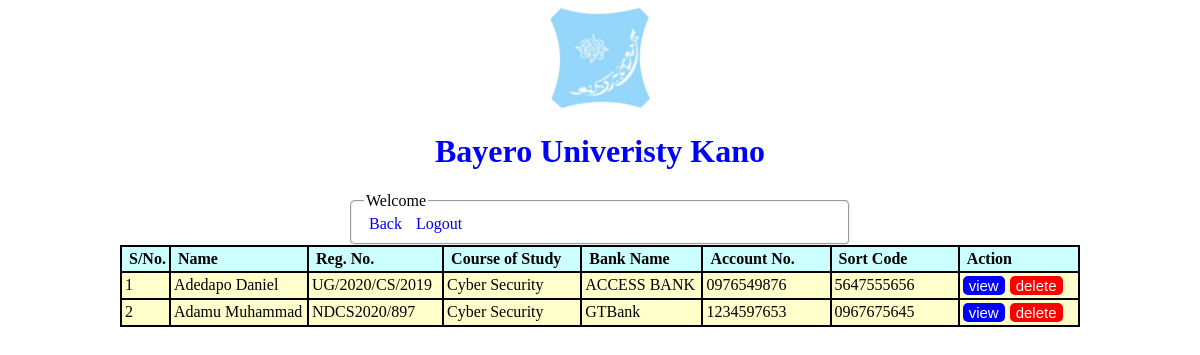
Page /payment_form.php on the committed database.
### tables this page shows
CREATE TABLE `profile` (
  `id` int(6) NOT NULL,
  `title` varchar(5) NOT NULL,
  `fname` varchar(100) NOT NULL,
  `surname` varchar(100) NOT NULL,
  `reg_no` varchar(100) NOT NULL,
  `email` varchar(100) NOT NULL,
  `mobile` varchar(11) NOT NULL,
  `gender` varchar(6) NOT NULL,
  `dept` varchar(100) NOT NULL,
  `level` varchar(10) NOT NULL,
  `duration` varchar(100) NOT NULL,
  `start` date NOT NULL,
  `end` date NOT NULL,
  `password` varchar(20) NOT NULL,
  `letter` varchar(255) NOT NULL,
  `letter_status` varchar(10) NOT NULL,
  `status` varchar(10) NOT NULL
);

CREATE TABLE `bank` (
  `id` int(11) NOT NULL,
  `bank_name` text NOT NULL,
  `acc_no` text NOT NULL,
  `sort_code` text NOT NULL,
  `reg_no` varchar(100) NOT NULL,
  `status` text NOT NULL
);

### payment_form.php (the view, shortened to what this page needs)
<?php
        require('config.php');
?>
<!DOCTYPE html>
<html>
<head>
    <link rel="stylesheet" href="css/payment_form.css">
</head>
<body>
	<div container>
		<header>
		<img src="images/logo2.jpg" width="100" height="100">
		<h1>Bayero Univeristy Kano</h1>
	</header>
	<div>
		<fieldset>
			<legend>Welcome <?php echo $_SESSION['username'] ?></legend>
			<a href="adminpage.php">Back</a> <a href="admin_out.php">Logout</a>
		</fieldset>
			<table class="table1" width="960" align="center" cellpadding="3" cellspacing="0" border="1" bordercolor="#000000">
			<tr valign="top" align="left" bgcolor="#ccffff">
				<th width="30">&nbsp;S/No.</th>
				<th width="139">&nbsp;Name</th>
				<th width="139">&nbsp;Reg. No.</th>
				<th width="180">&nbsp;Course of Study</th>
				<th width="150">&nbsp;Bank Name</th>
				<th width="150">&nbsp;Account No.</th>
				<th width="150">&nbsp;Sort Code</th>
				<th width="150">&nbsp;Action</th>
			</tr>
<?php
    $sql = mysqli_query($conn, "select * from profile p, bank b where p.letter_status = 1 and p.status = 1 and p.reg_no = b.reg_no and b.status = 1");
    $i = 1;
    while($x = mysqli_fetch_assoc($sql)){
        ?>
        <tr align="left" valign="top" bgcolor="#FFFFCC">
				<td><?php echo $i++ ?></td>
				<td><?php echo $x['fname'] ?>&nbsp;<?php echo $x['surname'] ?></td>
				<td><?php echo $x['reg_no'] ?></td>
				<td><?php echo $x['dept'] ?></td>
				<td><?php echo $x['bank_name'] ?></td>
				<td><?php echo $x['acc_no'] ?></td>
				<td><?php echo $x['sort_code'] ?></td>
				<th><input type="button" class="view" name="view" id="view" value="view" onclick="javascript: location.href='student_payment_profile.php?reg_no=<?php echo $x['reg_no']?> '"><input type="button" class="delete" name="delete" id="delete" value="delete"></th>
			</tr>
  <?php  } ?>
		 </table>
	</div>
</body>
</html>

### css/payment_form.css (style rules this page uses)
* { box-sizing: border-box; }
header { text-align: center; color: blue; justify-content: center; }
fieldset { width: 500px; border-radius: 5px; margin-right: auto; margin-left: auto; }
a { text-decoration: none; padding: 5px; }
.view { background-color: blue; color: white; border: none; border-radius: 5px; font-size: 15px; cursor: pointer; }
.delete { background-color: red; color: white; border: none; border-radius: 5px; margin-left: 5px; font-size: 15px; cursor: pointer; }

### rows in the picture
profile: fname "Adedapo", surname "Daniel", bank.reg_no "UG/2020/CS/2019", dept "Cyber Security", bank.bank_name "ACCESS BANK", bank.acc_no "0976549876", bank.sort_code "5647555656"
profile: fname "Adamu", surname "Muhammad", bank.reg_no "NDCS2020/897", dept "Cyber Security", bank.bank_name "GTBank", bank.acc_no "1234597653", bank.sort_code "0967675645"
